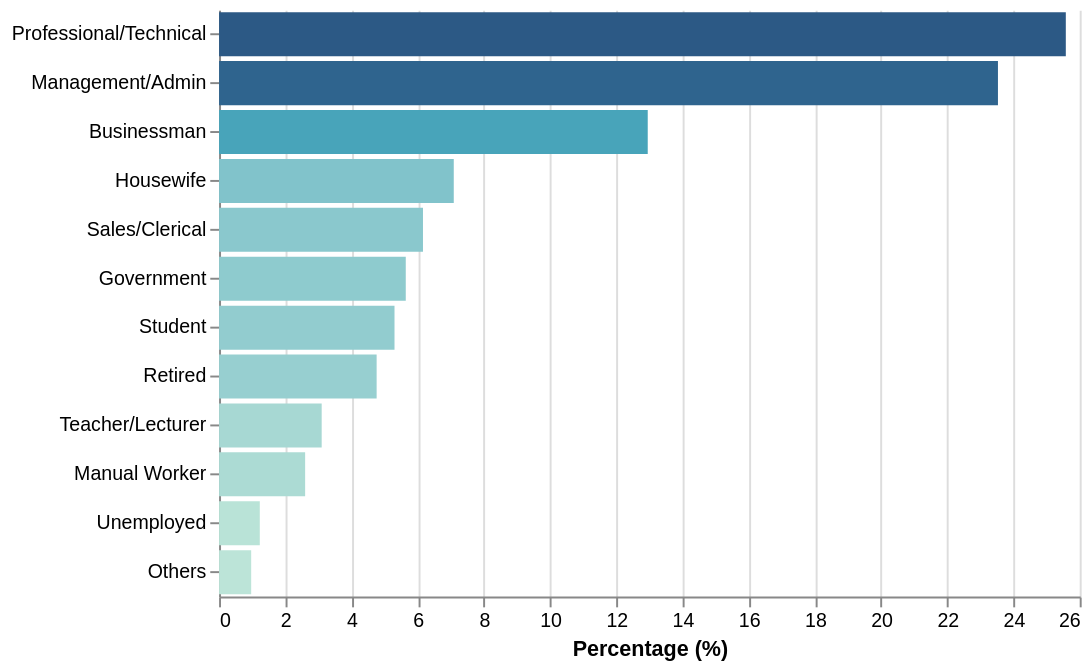

The specification (Vega-Lite) saved for this image:
### Vega-Lite specification from a JSON file in a GitHub repository (floating-point values rounded to 4 significant figures)
{"$schema": "https://vega.github.io/schema/vega-lite/v5.json", "width": 440, "height": 300, "data": {"values": [{"year": 2016, "occupation": "Professional/Technical", "pct": 25.58}, {"year": 2016, "occupation": "Management/Admin", "pct": 23.53}, {"year": 2016, "occupation": "Businessman", "pct": 12.95}, {"year": 2016, "occupation": "Housewife", "pct": 7.09}, {"year": 2016, "occupation": "Student", "pct": 5.3}, {"year": 2016, "occupation": "Government", "pct": 5.64}, {"year": 2016, "occupation": "Retired", "pct": 4.76}, {"year": 2016, "occupation": "Teacher/Lecturer", "pct": 3.1}, {"year": 2016, "occupation": "Sales/Clerical", "pct": 6.16}, {"year": 2016, "occupation": "Manual Worker", "pct": 2.6}, {"year": 2016, "occupation": "Unemployed", "pct": 1.23}, {"year": 2016, "occupation": "Others", "pct": 0.97}]}, "mark": {"type": "bar"}, "encoding": {"y": {"field": "occupation", "type": "nominal", "sort": "-x", "axis": {"title": null}}, "x": {"field": "pct", "type": "quantitative", "axis": {"title": "Percentage (%)"}}, "color": {"field": "pct", "type": "quantitative", "scale": {"scheme": "tealblues"}, "legend": null}, "tooltip": [{"field": "occupation", "title": "Occupation"}, {"field": "pct", "title": "%", "format": ".1f"}]}, "config": {"background": "white", "view": {"stroke": null}}}
